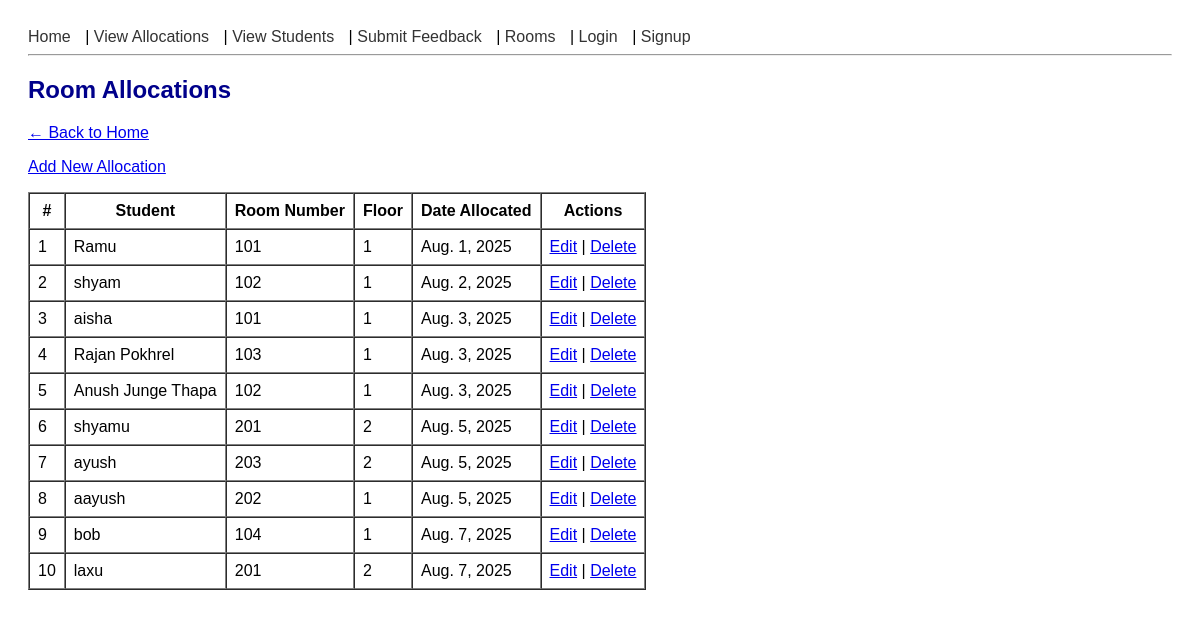
Screenshot of /allocations/view/ with the database file from the repository.
### rooms/models.py (models this page shows, shortened)
class Allocation(models.Model):
    student = models.ForeignKey(Student, on_delete=models.CASCADE)
    room = models.ForeignKey(Room, on_delete=models.CASCADE)
    date_allocated = models.DateField(auto_now_add=True)

class Student(models.Model):
    name = models.CharField(max_length=100)
    email = models.EmailField()
    contact = models.CharField(max_length=10)
    address = models.CharField(max_length=255)
    roll_number = models.CharField(max_length=20, blank=True)
    image = models.ImageField(upload_to='student_images/', blank=True, null=True)  # added image field

class Room(models.Model):
    ROOM_TYPES = [
        ('Single', 'Single'),
        ('Double', 'Double'),
        ('Suite', 'Suite'),
    ]
    STATUS_CHOICES = [
        ('Available', 'Available'),
        ('Occupied', 'Occupied'),
        ('Maintenance', 'Under Maintenance'),
    ]
    room_number = models.CharField(max_length=10)
    floor = models.IntegerField(default=1)
    capacity = models.IntegerField()
    room_type = models.CharField(max_length=10, choices=ROOM_TYPES, default='Single')
    status = models.CharField(max_length=15, choices=STATUS_CHOICES, default='Available')

### rooms/views.py (the view)
# urls.py: path('allocations/view/', views.view_allocations, name='view_allocations'),     # Optional detailed view
def view_allocations(request):
    allocations = Allocation.objects.select_related('student', 'room').all()
    return render(request, 'rooms/view_allocations.html', {'allocations': allocations})

### rooms/templates/rooms/view_allocations.html
{% extends 'rooms/base.html' %}
{% block content %}
  <h2>Room Allocations</h2>
  <p><a href="{% url 'home' %}">← Back to Home</a></p>
  <p><a href="{% url 'add_allocation' %}">Add New Allocation</a></p>
  <table border="1" cellpadding="8" cellspacing="0">
    <thead>
      <tr>
        <th>#</th>
        <th>Student</th>
        <th>Room Number</th>
        <th>Floor</th>
        <th>Date Allocated</th>
        <th>Actions</th>
      </tr>
    </thead>
    <tbody>
      {% for allocation in allocations %}
      <tr>
        <td>{{ forloop.counter }}</td>
        <td>{{ allocation.student.name }}</td>
        <td>{{ allocation.room.room_number }}</td>
        <td>{{ allocation.room.floor }}</td>
        <td>{{ allocation.date_allocated }}</td>
        <td>
          <a href="{% url 'edit_allocation' allocation.pk %}">Edit</a> |
          <a href="{% url 'delete_allocation' allocation.pk %}">Delete</a>
        </td>
      </tr>
      {% empty %}
      <tr>
        <td colspan="6">No allocations found.</td>
      </tr>
      {% endfor %}
    </tbody>
  </table>
{% endblock %}

### rooms/static/css/style.css (style rules this page uses)
body { font-family: Arial, sans-serif; padding: 20px; }
h2 { color: darkblue; }

### rows the page displays
Allocation: student.name "Ramu", room.room_number "101", room.floor "1", date_allocated "Aug. 1, 2025"
Allocation: student.name "shyam", room.room_number "102", room.floor "1", date_allocated "Aug. 2, 2025"
Allocation: student.name "aisha", room.room_number "101", room.floor "1", date_allocated "Aug. 3, 2025"
Allocation: student.name "Rajan Pokhrel", room.room_number "103", room.floor "1", date_allocated "Aug. 3, 2025"
Allocation: student.name "Anush Junge Thapa", room.room_number "102", room.floor "1", date_allocated "Aug. 3, 2025"
Allocation: student.name "shyamu", room.room_number "201", room.floor "2", date_allocated "Aug. 5, 2025"
Allocation: student.name "ayush", room.room_number "203", room.floor "2", date_allocated "Aug. 5, 2025"
Allocation: student.name "aayush", room.room_number "202", room.floor "1", date_allocated "Aug. 5, 2025"
Allocation: student.name "bob", room.room_number "104", room.floor "1", date_allocated "Aug. 7, 2025"
Allocation: student.name "laxu", room.room_number "201", room.floor "2", date_allocated "Aug. 7, 2025"
